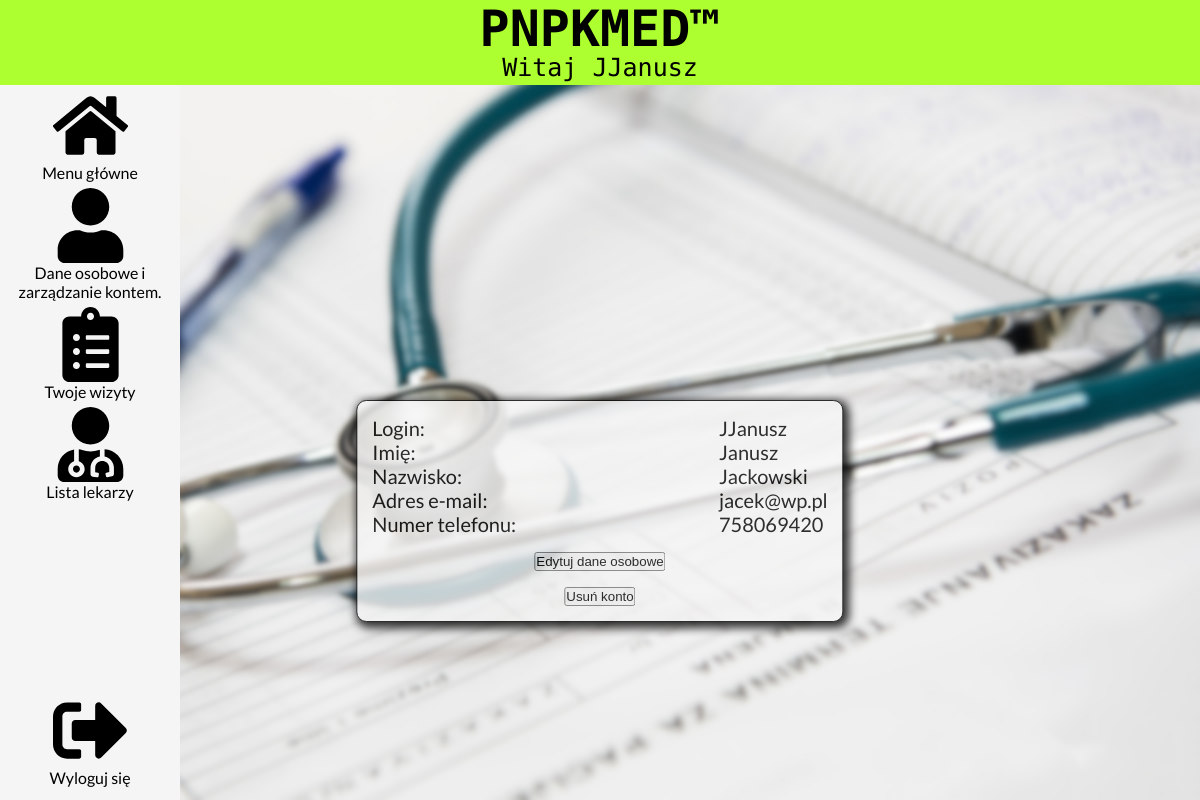
The page /php/userdata.php (signed in) on the database its author committed.
### tables this page shows
CREATE TABLE `klienci` (
  `id_klienta` int(11) NOT NULL,
  `login` varchar(24) NOT NULL UNIQUE,
  `haslo` char(60) NOT NULL,
  `imie` varchar(32) NOT NULL,
  `nazwisko` varchar(48) NOT NULL,
  `email` varchar(40) NOT NULL UNIQUE,
  `nr_tel` bigint(9) NOT NULL UNIQUE,
   PRIMARY KEY (`id_klienta`)
);

### php/userdata.php (the view, shortened to what this page needs)
<?php
$conn = @mysqli_connect(DB_HOST, DB_USER, DB_PASSWORD, DB_SCHEMA);
$sql = "SELECT login, imie, nazwisko, email, nr_tel FROM klienci WHERE login = '{$_SESSION['client']["login"]}'";
$query = mysqli_query($conn, $sql);
$result = mysqli_fetch_array($query);
include "_header.php";
?>
<body>
	<div id="logo">
		<h1>PNPKMED&trade;</h1>
		<p id="hellomsg">
			Witaj
			<?php echo $_SESSION['client']["login"] ?>
		</p>
	</div>
	<div id="container">
		<?php include "_navbar.php" ?>
		<div class="userinfo">
			<?php
			echo <<<HTML
			<div class="info1">
			<p> Login: </p>
			<p> Imię: </p>
			<p> Nazwisko: </p>
			<p> Adres e-mail: </p>
			<p> Numer telefonu: </p>
			</div>
			<div class="info2">
			<p> {$result['login']} </p>
			<p> {$result['imie']}</p>
			<p> {$result['nazwisko']}</p>
			<p> {$result['email']}</p>
			<p> {$result['nr_tel']} </p>
			</div>
			HTML;
			?>
			<a href="edituser.php">
				<button>Edytuj dane osobowe</button>
			</a>
			<a href="deleteuser.php">
				<button>Usuń konto</button>
			</a>
		</div>
</body>
</html>

### css/menu.css (style rules this page uses)
* { margin: 0; padding: 0; box-sizing: border-box; }
body { background-image: url(/images/tlo-menu.jpg); background-position: center; background-size: cover; background-repeat: no-repeat; font-family: "Lato", sans-serif; }
#logo { background-color: greenyellow; height: 85px; text-align: center; font-size: 25px; font-family: "PT Mono", monospace; }
#hellomsg { margin-top: -5px; }
#container { display: flex; }
.userinfo { background-color: whitesmoke; opacity: 80%; font-size: 20px; min-width: 400px; display: flex; justify-content: space-between; align-items: center; position: absolute; top: 50%; left: 50%; transform: translate(-50%); padding: 15px; border: 1px solid black; border-radius: 10px; box-shadow: 3px 3px 10px 3px black; flex-wrap: wrap; }
.userinfo > a { flex-basis: 100%; text-align: center; margin-top: 10px; }

### rows shown on the page
klienci: login "JJanusz", imie "Janusz", nazwisko "Jackowski", email "jacek@wp.pl", nr_tel "758069420"

### other values the page prints
$_SESSION['client']["login"] "JJanusz"
